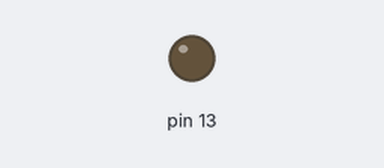
Recording of a sketch running on a simulated Arduino Uno, built with avr-gcc and run on an emulated ATmega328P. Shown: output pins drawn as LEDs (lit = HIGH).

Above: at 1.8 s.
At 32.1 s:
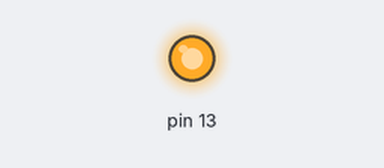
Timing chart, 0 to 34.1 s (numbered marks = the images above):
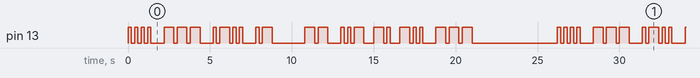

Measured:
- by itself, pin 13: moves between LOW and HIGH, repeating every 26.2 s
- by itself, everything shown: repeats every 26.2 s, in 52 steps

The sketch:

ejercicio3-adicional.ino
```cpp
void setup() {
  pinMode(13, OUTPUT);
}

void loop() {
  //Letra H (••••)
  for (int i = 0; i < 4; i++) {
    digitalWrite(13, HIGH);
    delay(200);
    digitalWrite(13, LOW);
    delay(200);
  }
  delay(600);

  //Letra O (---)
  for (int i = 0; i < 3; i++) {
    digitalWrite(13, HIGH);
    delay(600);
    digitalWrite(13, LOW);
    delay(200);
  }
  delay(600);

  //Letra L (•-••)
  digitalWrite(13, HIGH);
  delay(200);
  digitalWrite(13, LOW);
  delay(200);
  digitalWrite(13, HIGH);
  delay(600);
  digitalWrite(13, LOW);
  delay(200);
  for (int i = 0; i < 2; i++) {
    digitalWrite(13, HIGH);
    delay(200);
    digitalWrite(13, LOW);
    delay(200);
  }
  delay(600);

  //Letra A (•-)
  digitalWrite(13, HIGH);
  delay(200);
  digitalWrite(13, LOW);
  delay(200);
  digitalWrite(13, HIGH);
  delay(600);
  digitalWrite(13, LOW);
  delay(600);

  //Dejamos un espacio entre palabras
  delay(1400);

  //Letra M (--)
  for (int i = 0; i < 2; i++) {
    digitalWrite(13, HIGH);
    delay(600);
    digitalWrite(13, LOW);
    delay(200);
  }
  delay(600);

  //Letra U (••-)
  for (int i = 0; i < 2; i++) {
    digitalWrite(13, HIGH);
    delay(200);
    digitalWrite(13, LOW);
    delay(200);
  }
  digitalWrite(13, HIGH);
  delay(600);
  digitalWrite(13, LOW);
  delay(600);

  //Letra N (-•)
  digitalWrite(13, HIGH);
  delay(600);
  digitalWrite(13, LOW);
  delay(200);
  digitalWrite(13, HIGH);
  delay(200);
  digitalWrite(13, LOW);
  delay(600);

  //Letra D (-••)
  digitalWrite(13, HIGH);
  delay(600);
  digitalWrite(13, LOW);
  delay(200);
  for (int i = 0; i < 2; i++) {
    digitalWrite(13, HIGH);
    delay(200);
    digitalWrite(13, LOW);
    delay(200);
  }
  delay(600);


  //Letra O (---)
  for (int i = 0; i < 3; i++) {
    digitalWrite(13, HIGH);
    delay(600);
    digitalWrite(13, LOW);
    delay(200);
  }
  delay(5000);
}
```
